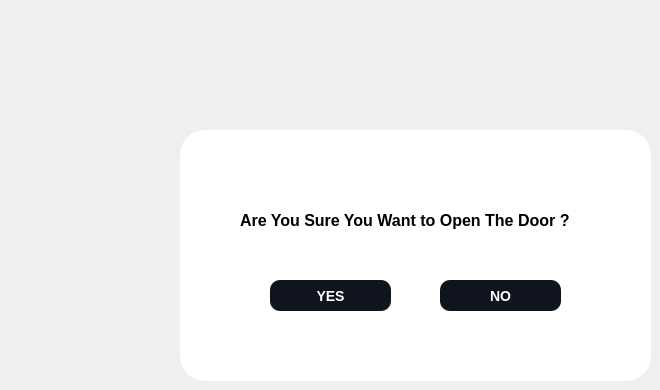
           <widget class="QWidget" name="page_30">
            <widget class="QWidget" name="confirmation" native="true">
             <property name="geometry">
              <rect>
               <x>180</x>
               <y>130</y>
               <width>471</width>
               <height>251</height>
              </rect>
             </property>
             <property name="styleSheet">
              <string notr="true">
	background-color :white ; 
	border-radius :25px ; 
</string>
             </property>
             <widget class="QLabel" name="title1_10">
              <property name="geometry">
               <rect>
                <x>60</x>
                <y>50</y>
                <width>371</width>
                <height>81</height>
               </rect>
              </property>
              <property name="font">
               <font>
                <pointsize>12</pointsize>
                <weight>75</weight>
                <bold>true</bold>
               </font>
              </property>
              <property name="styleSheet">
               <string notr="true">
	font-weight:bold ; 
	</string>
              </property>
              <property name="text">
               <string>Are You Sure You Want to Open The Door ?</string>
              </property>
             </widget>
             <widget class="QPushButton" name="yes">
              <property name="geometry">
               <rect>
                <x>90</x>
                <y>150</y>
                <width>121</width>
                <height>31</height>
               </rect>
              </property>
              <property name="styleSheet">
               <string notr="true">QPushButton {
	background-color:#0F141E ; 
	border-radius:10px ; 
	color : white ; 
	font-size:14px ; 
	font-weight:bold; 
}

QPushButton::hover {
	background-color:#4AC7EA ; 
	color:white ; 
}</string>
              </property>
              <property name="text">
               <string>YES</string>
              </property>
             </widget>
             <widget class="QPushButton" name="no">
              <property name="geometry">
               <rect>
                <x>260</x>
                <y>150</y>
                <width>121</width>
                <height>31</height>
               </rect>
              </property>
              <property name="styleSheet">
               <string notr="true">QPushButton {
	background-color:#0F141E ; 
	border-radius:10px ; 
	color : white ; 
	font-size:14px ; 
	font-weight:bold; 
}

QPushButton::hover {
	background-color:#4AC7EA ; 
	color:white ; 
}</string>
              </property>
              <property name="text">
               <string>NO</string>
              </property>
             </widget>
            </widget>
           </widget>
